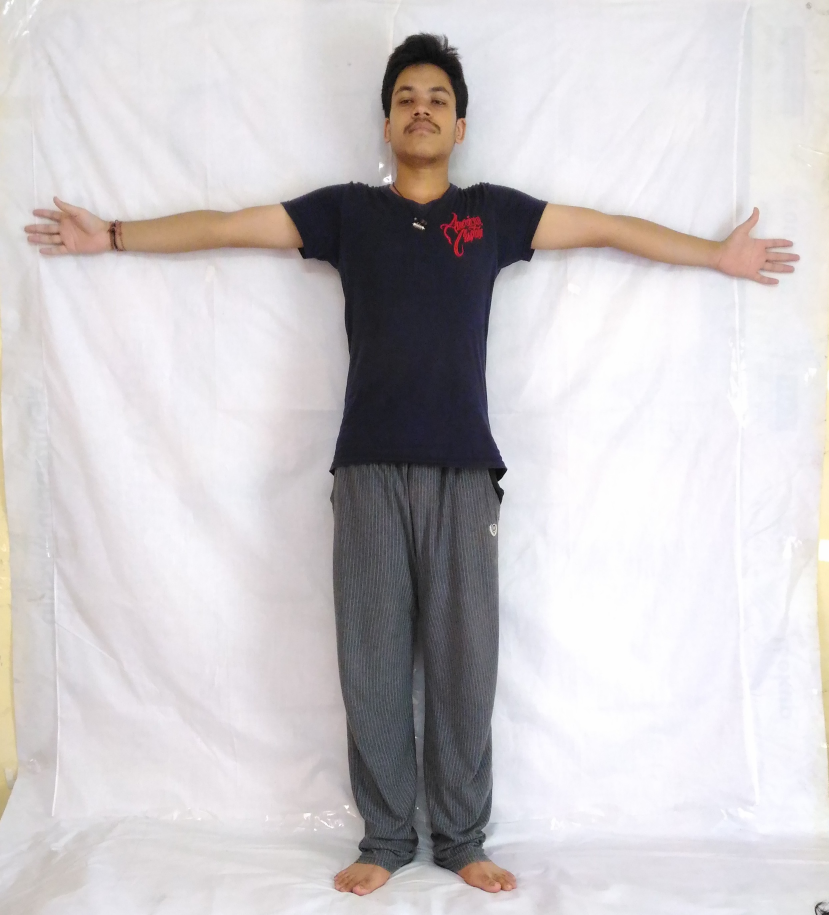
#> input picture pri_f.jpg, 2487 x 2745 px (shown at 1/3 size)
$ python test_cvt_small.py   (Python 2 division)
#> lines starting #> are read from the running program, lines starting #| are printed output that depends on the picture
### cvt_small.py
#!usr/bin/python
import sys
import cv2
import numpy as np
'''
import os
os.mkdir('new')
os.chdir('new')
os.chdir('../')
#except :
#	os.mkdir('new')

'''
def cvt_small(oi,height) :
	scale=float(height)/oi.shape[0]
	#oi=cv2.imread(i)
	ni=cv2.resize(oi,(int(oi.shape[1]*scale),height),interpolation=cv2.INTER_CUBIC)
	return ni

### test_cvt_small.py
#from matplotlib import pyplot as plt
from cvt_small import cvt_small
import cv2
x=cv2.imread('pri_f.jpg')
#> x is the input picture: shape (2745, 2487, 3); mean B, G, R 202.2, 200, 204
y=cvt_small(x,800)
#> in cvt_small, `ni=cv2.resize(oi,(int(oi.shape[1]*scale),height),interpolation=cv2.INT..`:
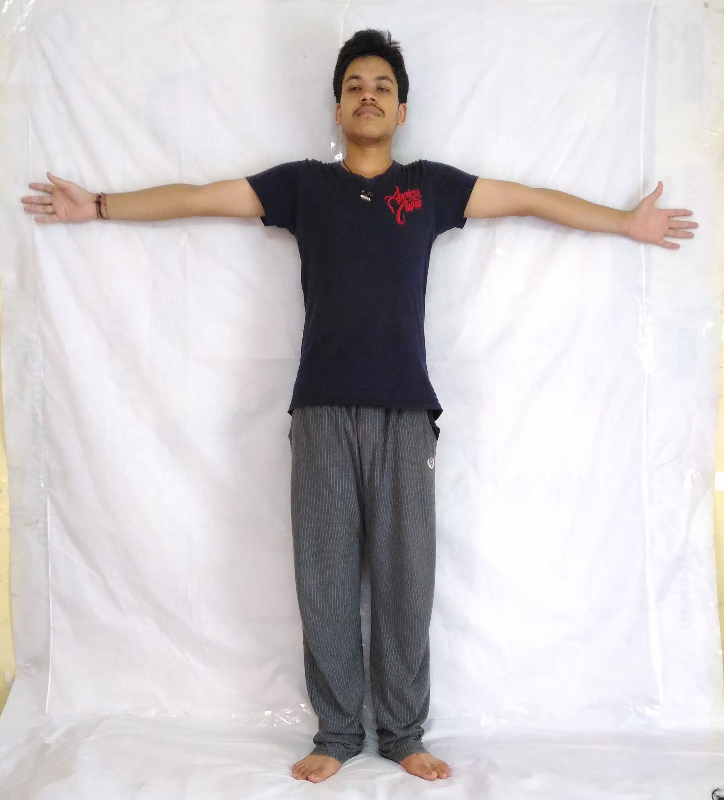
#> ni: shape (800, 724, 3); mean B, G, R 202.2, 200, 204
print "Original image shape: ",x.shape,"\nResized image shape: ",y.shape
#| Original image shape:  (2745, 2487, 3)
#| Resized image shape:  (800, 724, 3)
cv2.imshow('resized image',y)
cv2.waitKey(0)
#plt.imshow(y)
#plt.show()

$ run again, with 1.jpg copied over pri_f.jpg
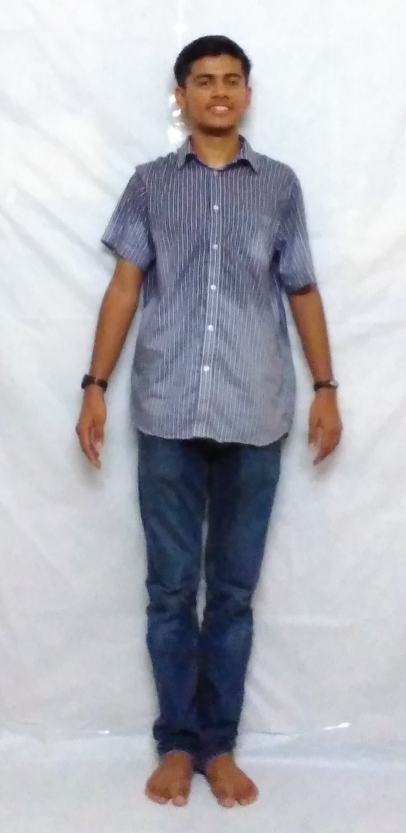
#> input picture 1.jpg, 812 x 1666 px (shown at 1/2 size)
#> x is the input picture: shape (1666, 812, 3); mean B, G, R 186.1, 178.3, 178
#> in cvt_small, `ni=cv2.resize(oi,(int(oi.shape[1]*scale),height),interpolation=cv2.INT..`:
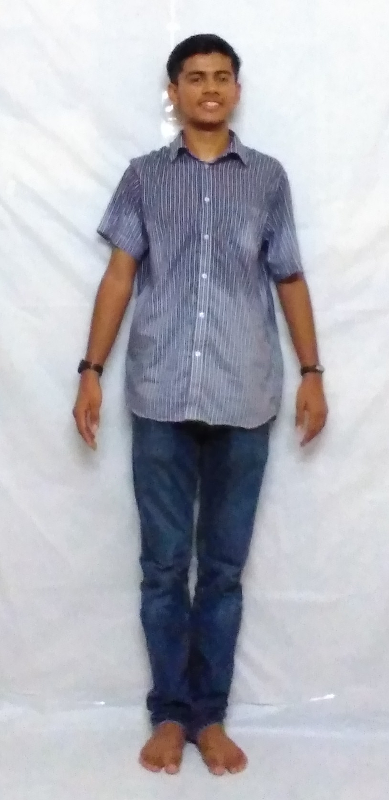
#> ni: shape (800, 389, 3); mean B, G, R 186.1, 178.3, 178
#| Original image shape:  (1666, 812, 3)
#| Resized image shape:  (800, 389, 3)
